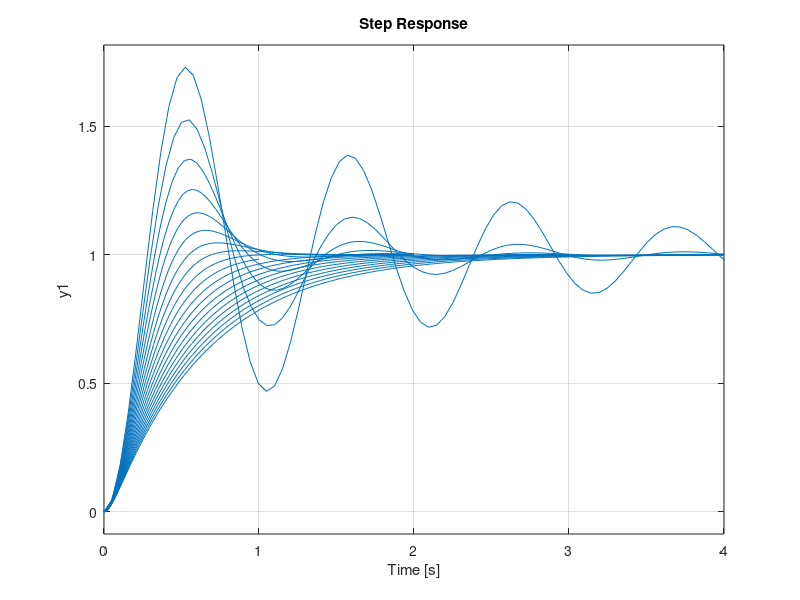

The MATLAB script that drew this image:
ec = 0.1;
num = 36;
figure(1);
for ec = 0.1:0.1:2
    den = [1,12*ec,36];
    sys = tf(num,den);
    step(sys);
    hold on;
end
